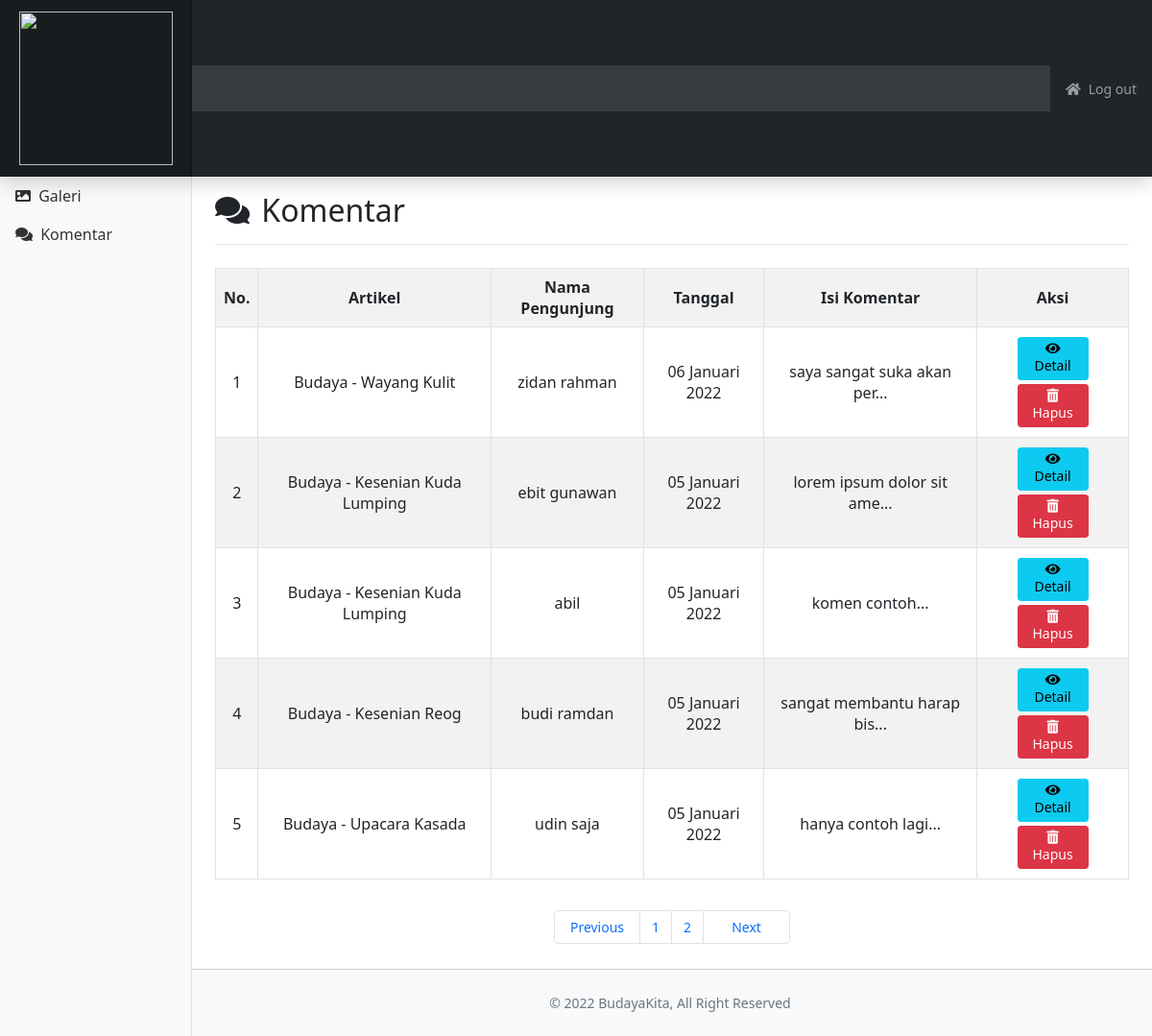
Screenshot of /admin/komentar.php (signed in) with the database file from the repository.
### tables this page shows
CREATE TABLE `komentar` (
  `id_komentar` int(11) NOT NULL,
  `id_artikel` int(11) NOT NULL,
  `nama` varchar(225) NOT NULL,
  `tanggal_komentar` date NOT NULL,
  `komentar` text NOT NULL
);

CREATE TABLE `artikel` (
  `id_artikel` int(11) NOT NULL,
  `kategori` varchar(225) NOT NULL,
  `judul` varchar(225) NOT NULL,
  `asal` varchar(225) NOT NULL,
  `gambar` varchar(225) NOT NULL,
  `preview` text NOT NULL,
  `isi` text NOT NULL,
  `tanggal` date NOT NULL,
  `penulis` varchar(225) NOT NULL,
  `jadwal` varchar(255) NOT NULL,
  `link` text NOT NULL,
  `rating` int(11) NOT NULL
);

### admin/komentar.php (the view, shortened to what this page needs)
<html lang="en">
<head>
  <link rel="stylesheet" href="../assets/fontawesome-free-5.15.4-web/css/all.min.css">
  <link rel="stylesheet" href="../assets/css/bootstrap.min.css">
  <link href="../assets/css/dashboard.css" rel="stylesheet">
</head>
<body>
  <header class="navbar navbar-dark sticky-top bg-dark flex-md-nowrap p-0 shadow">
    <a class="navbar-brand col-md-3 col-lg-2 me-0 px-3 text-center ml-0" href="#"><img src="../assets/images/logobudayakita.png" width="160"></a>
    <input class="form-control form-control-dark" style="background-color: rgba(255, 255, 255, .1);" readonly>
    <div class="navbar-nav">
      <div class="nav-item text-nowrap">
        <a class="nav-link px-3" href="logout.php"><i class="fas fa-home me-2"></i>Log out</a>
      </div>
    </div>
  </header>
  <div class="container-fluid">
    <div class="row mb-5">
      <?php
      include 'layout/sidebar.php';
      ?>
      <main class="col-md-9 ms-sm-auto col-lg-10 px-md-4">
        <div class="d-flex justify-content-between flex-wrap flex-md-nowrap align-items-center pt-3 pb-2 mb-3 border-bottom">
          <h2 class="h2"><i class="fas fa-comments me-1"></i> Komentar</h2>
        </div>
        <div class="table-responsive mt-4">
          <table class="table table-striped table-bordered text-center">
            <tr>
              <th>No.</th>
              <th>Artikel</th>
              <th>Nama Pengunjung</th>
              <th>Tanggal</th>
              <th>Isi Komentar</th>
              <th>Aksi</th>
            </tr>
            <?php
            include '../koneksi.php';
            $no = 1;
            $batas = 5;
            $halaman = isset($_GET['halaman']) ? (int)$_GET['halaman'] : 1;
            $halaman_awal = ($halaman > 1) ? ($halaman * $batas) - $batas : 0;
            $previous = $halaman - 1;
            $next = $halaman + 1;
            $data = mysqli_query($koneksi, "SELECT * FROM komentar, artikel WHERE komentar.id_artikel = artikel.id_artikel ORDER BY komentar.id_komentar DESC") or die(mysqli_error($koneksi));
            $jumlah_data = mysqli_num_rows($data);
            $total_halaman = ceil($jumlah_data / $batas);
            $syarat = mysqli_query($koneksi, "SELECT * FROM komentar, artikel WHERE komentar.id_artikel = artikel.id_artikel ORDER BY komentar.id_komentar DESC LIMIT $halaman_awal, $batas");
            while ($data = mysqli_fetch_assoc($syarat)) :
              $komentar_sebagian = substr($data['komentar'], 0, 25);
              $tgl = date_create($data['tanggal_komentar']);
              $format_tgl = date_format($tgl, 'd');
              $format_thn = date_format($tgl, 'Y');
              if (date_format($tgl, 'F') == 'January') {
                $format_bln = 'Januari';
              } else if (date_format($tgl, 'F') == 'February') {
                $format_bln = 'Februari';
              } else if (date_format($tgl, 'F') == 'March') {
                $format_bln = 'Maret';
              } else if (date_format($tgl, 'F') == 'April') {
                $format_bln = 'April';
              } else if (date_format($tgl, 'F') == 'May') {
                $format_bln = 'Mei';
              } else if (date_format($tgl, 'F') == 'June') {
                $format_bln = 'Juni';
              } else if (date_format($tgl, 'F') == 'July') {
                $format_bln = 'Juli';
              } else if (date_format($tgl, 'F') == 'August') {
                $format_bln = 'Agustus';
              } else if (date_format($tgl, 'F') == 'September') {
                $format_bln = 'September';
              } else if (date_format($tgl, 'F') == 'October') {
                $format_bln = 'Oktober';
              } else if (date_format($tgl, 'F') == 'November') {
                $format_bln = 'November';
              } else if (date_format($tgl, 'F') == 'December') {
                $format_bln = 'Desember';
              } else {
                $format_bln = 'Tidak Ada';
              }
            ?>
              <tr>
                <td><?= $no++ ?></td>
                <td><?= $data['kategori'] . " - " . $data['judul'] ?></td>
                <td><?= $data['nama'] ?></td>
                <td><?= $format_tgl . " " . $format_bln . " " . $format_thn ?></td>
                <td><?= $komentar_sebagian . "..." ?></td>
                <td>
                  <a href="detail_komentar.php?id=<?= $data['id_komentar'] ?>" class="btn btn-sm btn-info"><i class="fas fa-eye"></i> Detail</a>
                  <a href="hapus_komentar.php?id=<?= $data['id_komentar'] ?>" class="btn btn-sm btn-danger"><i class="fas fa-trash-alt"></i> Hapus</a>
                </td>
              </tr>
            <?php
            endwhile;
            ?>
          </table>
        </div>
        <div class="mt-3 mb-5 pag">
          <ul class="pagination justify-content-center mt-2 mb-2">
            <li class="page-item khusus">
              <a class="page-link" <?php if ($halaman > 1) {
                                      echo "href='?halaman=$previous'";
                                    } ?>>Previous</a>
            </li>
            <?php
            for ($x = 1; $x <= $total_halaman; $x++) {
            ?>
              <li class="page-item"><a class="page-link" href="?halaman=<?php echo $x ?>"><?php echo $x; ?></a></li>
            <?php
            }
            ?>
            <li class="page-item khusus">
              <a class="page-link" <?php if ($halaman < $total_halaman) {
                                      echo "href='?halaman=$next'";
                                    } ?>>Next</a>
            </li>
          </ul>
        </div>
      </main>
      <?php
      include 'layout/footer.php';
      ?>
    </div>
  </div>
</body>
</html>

### assets/css/dashboard.css (style rules this page uses)
body { font-size: .875rem; }
.navbar-brand { padding-top: .75rem; padding-bottom: .75rem; font-size: 1rem; background-color: rgba(0, 0, 0, .25); box-shadow: inset -1px 0 0 rgba(0, 0, 0, .25); }
.navbar .form-control { padding: .75rem 1rem; border-width: 0; border-radius: 0; }
.form-control-dark { color: #fff; background-color: rgba(255, 255, 255, .1); border-color: rgba(255, 255, 255, .1); }

### admin/komentar.php (style rules this page uses)
table tr { vertical-align: middle; }
div.pag ul li.khusus { width: 90px; text-align: center; }
table tr td a.btn { width: 74px; margin-top: 2px; margin-bottom: 2px; }

### rows the page displays
komentar: id_artikel.kategori "Budaya", id_artikel.judul "Wayang Kulit", nama "zidan rahman", tanggal_komentar "06", tanggal_komentar "Januari", tanggal_komentar "2022", komentar "saya sangat suka akan per"
komentar: id_artikel.kategori "Budaya", id_artikel.judul "Kesenian Kuda Lumping", nama "ebit gunawan", tanggal_komentar "05", tanggal_komentar "Januari", tanggal_komentar "2022", komentar "lorem ipsum dolor sit ame"
komentar: id_artikel.kategori "Budaya", id_artikel.judul "Kesenian Kuda Lumping", nama "abil", tanggal_komentar "05", tanggal_komentar "Januari", tanggal_komentar "2022", komentar "komen contoh"
komentar: id_artikel.kategori "Budaya", id_artikel.judul "Kesenian Reog", nama "budi ramdan", tanggal_komentar "05", tanggal_komentar "Januari", tanggal_komentar "2022", komentar "sangat membantu harap bis"
komentar: id_artikel.kategori "Budaya", id_artikel.judul "Upacara Kasada", nama "udin saja", tanggal_komentar "05", tanggal_komentar "Januari", tanggal_komentar "2022", komentar "hanya contoh lagi"
